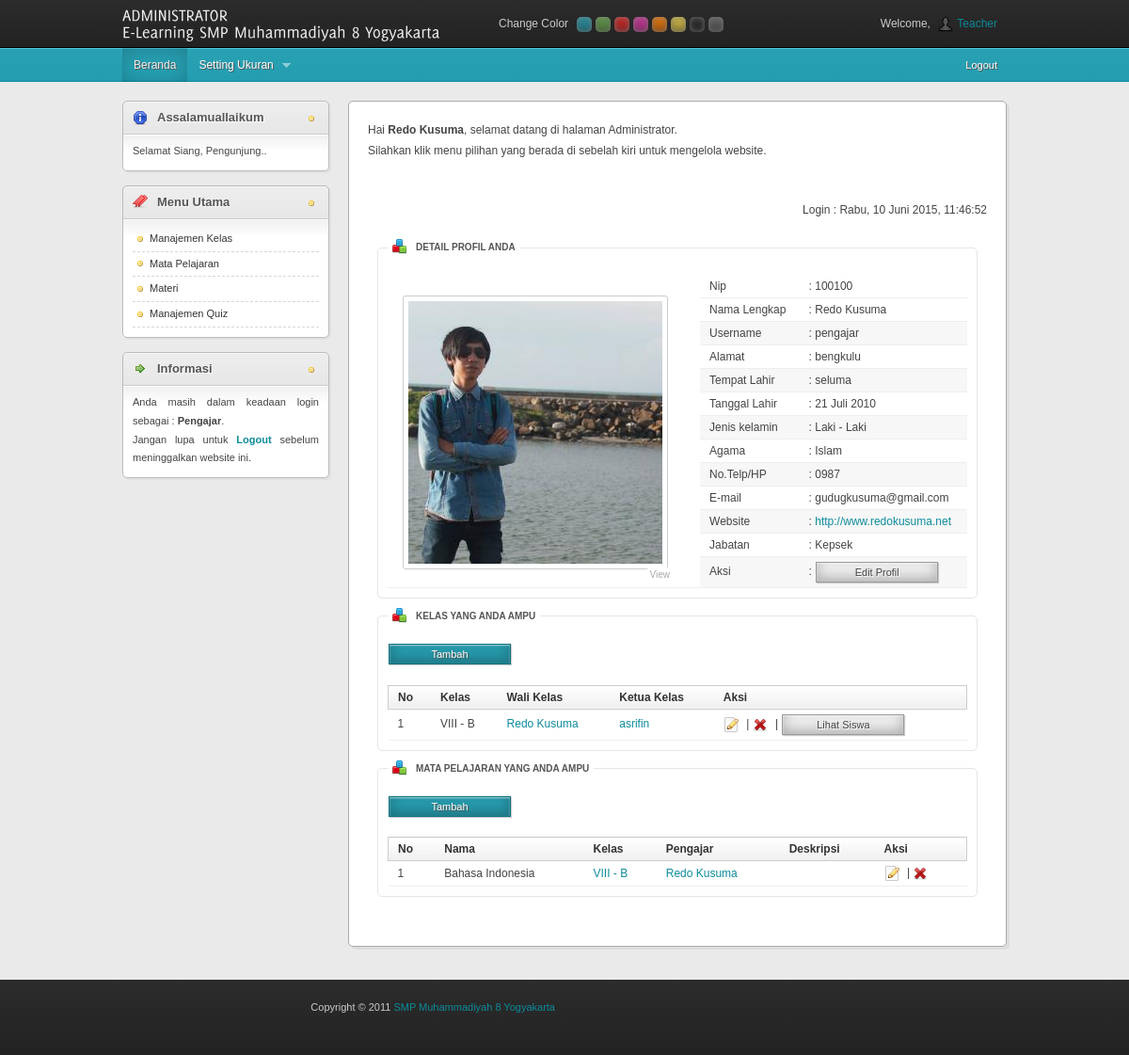
The page /administrator/media_admin.php?module=home (signed in) on the database its author committed.
### tables this page shows
CREATE TABLE `pengajar` (
  `id_pengajar` int(9) NOT NULL AUTO_INCREMENT,
  `nip` char(12) NOT NULL,
  `nama_lengkap` varchar(100) NOT NULL,
  `username_login` varchar(100) NOT NULL,
  `password_login` varchar(100) NOT NULL,
  `level` varchar(50) NOT NULL DEFAULT 'pengajar',
  `alamat` text NOT NULL,
  `tempat_lahir` varchar(100) NOT NULL,
  `tgl_lahir` date NOT NULL,
  `jenis_kelamin` enum('L','P') NOT NULL,
  `agama` varchar(20) NOT NULL,
  `no_telp` varchar(20) NOT NULL,
  `email` varchar(50) DEFAULT NULL,
  `foto` varchar(100) NOT NULL,
  `website` varchar(100) DEFAULT NULL,
  `jabatan` varchar(200) NOT NULL,
  `blokir` enum('Y','N') NOT NULL DEFAULT 'N',
  `id_session` varchar(100) NOT NULL,
  PRIMARY KEY (`id_pengajar`)
);

CREATE TABLE `kelas` (
  `id` int(5) NOT NULL AUTO_INCREMENT,
  `id_kelas` varchar(5) NOT NULL,
  `nama` varchar(100) NOT NULL,
  `id_pengajar` int(9) NOT NULL,
  `id_siswa` int(9) NOT NULL,
  PRIMARY KEY (`id`)
);

CREATE TABLE `siswa` (
  `id_siswa` int(9) NOT NULL AUTO_INCREMENT,
  `nis` varchar(50) NOT NULL,
  `nama_lengkap` varchar(100) NOT NULL,
  `username_login` varchar(50) NOT NULL,
  `password_login` varchar(50) NOT NULL,
  `id_kelas` varchar(5) NOT NULL,
  `jabatan` varchar(200) NOT NULL,
  `alamat` varchar(150) NOT NULL,
  `tempat_lahir` varchar(100) NOT NULL,
  `tgl_lahir` date NOT NULL,
  `jenis_kelamin` enum('L','P') NOT NULL,
  `agama` varchar(20) NOT NULL,
  `nama_ayah` varchar(100) NOT NULL,
  `nama_ibu` varchar(100) NOT NULL,
  `th_masuk` varchar(4) NOT NULL,
  `email` varchar(50) NOT NULL,
  `no_telp` varchar(20) NOT NULL,
  `foto` varchar(150) NOT NULL,
  `blokir` enum('Y','N') NOT NULL,
  `id_session` varchar(100) NOT NULL,
  `id_session_soal` varchar(100) NOT NULL,
  `level` varchar(20) NOT NULL DEFAULT 'siswa',
  PRIMARY KEY (`id_siswa`)
);

CREATE TABLE `mata_pelajaran` (
  `id` int(5) NOT NULL AUTO_INCREMENT,
  `id_matapelajaran` varchar(10) NOT NULL,
  `nama` varchar(100) NOT NULL,
  `id_kelas` varchar(5) NOT NULL,
  `id_pengajar` int(9) NOT NULL,
  `deskripsi` text NOT NULL,
  PRIMARY KEY (`id`),
  KEY `id_kelas` (`id_kelas`)
);

CREATE TABLE `modul` (
  `id_modul` int(5) NOT NULL AUTO_INCREMENT,
  `nama_modul` varchar(50) NOT NULL,
  `link` varchar(100) NOT NULL,
  `static_content` text NOT NULL,
  `gambar` varchar(100) NOT NULL,
  `publish` enum('Y','N') NOT NULL DEFAULT 'Y',
  `status` enum('pengajar','admin') NOT NULL,
  `aktif` enum('Y','N') NOT NULL DEFAULT 'Y',
  `urutan` int(5) NOT NULL,
  `link_seo` varchar(50) NOT NULL,
  PRIMARY KEY (`id_modul`)
);

### configurasi/library.php (called while the page is built, shortened)
<?php
$seminggu = array("Minggu","Senin","Selasa","Rabu","Kamis","Jumat","Sabtu");
$hari = date("w");
$hari_ini = $seminggu[$hari];
?>

### configurasi/fungsi_indotgl.php (called while the page is built, shortened)
<?php
	function tgl_indo($tgl){
			$tanggal = substr($tgl,8,2);
			$bulan = getBulan(substr($tgl,5,2));
			$tahun = substr($tgl,0,4);
			return $tanggal.' '.$bulan.' '.$tahun;
	}
	function getBulan($bln){
				switch ($bln){
					case 7:
						return "Juli";
						break;
				}
			}
?>

### administrator/content_admin.php (the view, shortened to what this page needs)
<?php
include "../configurasi/library.php";
include "../configurasi/fungsi_indotgl.php";
$aksi_kelas="modul/mod_kelas/aksi_kelas.php";
$aksi_mapel="modul/mod_matapelajaran/aksi_matapelajaran.php";
if ($_GET['module']=='home'){
  if ($_SESSION['leveluser']=='admin'){
  echo "<p>Hai <b>$_SESSION[namalengkap]</b>, Selamat datang di halaman Administrator E-learning SMK 1 Krian.<br>
          Silahkan klik menu pilihan yang berada di sebelah kiri untuk mengelola website.</p>";
          ?>
         <h2>Quick Links</h2>
				<section class="icons">
					<ul>
						<li>
							<a href="?module=home">
								<img src="images/eleganticons/Home.png" />
								<span>Home</span>
							</a>
						</li>
						<li>
							<a href="?module=admin">
								<img src="images/eleganticons/Person-group.png" />
								<span>Administrator</span>
							</a>
						</li>
						<li>
							<a href="?module=admin&act=pengajar">
								<img src="images/eleganticons/Person-group.png" />
								<span>Pengajar</span>
							</a>
						</li>
						<li>
							<a href="?module=siswa">
								<img src="images/eleganticons/Person-group.png" />
								<span>Siswa</span>
							</a>
						</li>
						<li>
							<a href="?module=modul">
								<img src="images/eleganticons/Config.png" />
								<span>Module</span>
							</a>
						</li>
						<li>
							<a href="?module=kelas">
								<img src="images/eleganticons/Info.png" />
								<span>Kelas</span>
							</a>
						</li>
						<li>
							<a href="?module=matapelajaran">
								<img src="images/eleganticons/Info.png" />
								<span>Mata Pelajaran</span>
							</a>
						</li>
						<li>
							<a href="?module=materi">
								<img src="images/eleganticons/folder.png" />
								<span>Materi</span>
							</a>
						</li>
						<li>
							<a href="?module=quiz">
								<img src="images/eleganticons/info.png" />
								<span>Quiz</span>
							</a>
						</li>
						<li>
							<a href="logout.php">
								<img src="images/eleganticons/X.png" />
								<span>Logout</span>
							</a>
						</li>
					</ul>
                                </section>
  <?php
  echo "<p align=right>Login : $hari_ini,
  <span id='date'></span>, <span id='clock'></span></p>";
  }
  elseif ($_SESSION['leveluser']=='pengajar'){
  echo "<p>Hai <b>$_SESSION[namalengkap]</b>,  selamat datang di halaman Administrator.<br>
          Silahkan klik menu pilihan yang berada di sebelah kiri untuk mengelola website.</p><br>";
          echo "<p align=right>Login : $hari_ini,
                <span id='date'></span>, <span id='clock'></span></p>";
          $detail_pengajar=mysql_query("SELECT * FROM pengajar WHERE id_pengajar='$_SESSION[idpengajar]'");
          $p=mysql_fetch_array($detail_pengajar);
          $tgl_lahir   = tgl_indo($p[tgl_lahir]);
          echo "<form><fieldset>
              <legend>Detail Profil Anda</legend>
              <dl class='inline'>
          <table id='table1' class='gtable sortable'>
          <tr><td rowspan='14'>";if ($p[foto]!=''){
              echo "<ul class='photos sortable'>
                    <li>
                    <img src='../foto_pengajar/medium_$p[foto]'>
                    <div class='links'>
                    <a href='../foto_pengajar/medium_$p[foto]' rel='facebox'>View</a>
                    <div>
                    </li>
                    </ul>";
          }echo "</td><td>Nip</td>  <td> : $p[nip]</td><tr>
          <tr><td>Nama Lengkap</td> <td> : $p[nama_lengkap]</td></tr>
          <tr><td>Username</td>     <td> : $p[username_login]</td></tr>
          <tr><td>Alamat</td>       <td> : $p[alamat]</td></tr>
          <tr><td>Tempat Lahir</td> <td> : $p[tempat_lahir]</td></tr>
          <tr><td>Tanggal Lahir</td><td> : $tgl_lahir</td></tr>";
          if ($p[jenis_kelamin]=='P'){
           echo "<tr><td>Jenis Kelamin</td>     <td>  : Perempuan</td></tr>";
            }
            else{
           echo "<tr><td>Jenis kelamin</td>     <td> :  Laki - Laki </td></tr>";
            }echo"
          <tr><td>Agama</td>        <td> : $p[agama]</td></tr>
          <tr><td>No.Telp/HP</td>   <td> : $p[no_telp]</td></tr>
          <tr><td>E-mail</td>       <td> : $p[email]</td></tr>
          <tr><td>Website</td>      <td> : <a href=http://$p[website] target=_blank>$p[website]</a></td></tr>
          <tr><td>Jabatan</td>      <td> : $p[jabatan]</td></tr>
          <tr><td>Aksi</td>         <td> : <input class='button small white' type=button value='Edit Profil' onclick=\"window.location.href='?module=admin&act=editpengajar';\"></td></tr>
          </table></dl></fieldset></form>";
         echo"<form><fieldset>
              <legend>Kelas Yang anda ampu</legend>
              <dl class='inline'>
              <input class='button small blue' type=button value='Tambah' onclick=\"window.location.href='?module=kelas&act=tambahkelas';\">";
         $tampil_kelas = mysql_query("SELECT * FROM kelas WHERE id_pengajar = '$_SESSION[idpengajar]'");
         $ketemu=mysql_num_rows($tampil_kelas);
         if (!empty($ketemu)){
                echo "<br><br><table id='table1' class='gtable sortable'><thead>
                <tr><th>No</th><th>Kelas</th><th>Wali Kelas</th><th>Ketua Kelas</th><th>Aksi</th></tr></thead>";
                $no=1;
                while ($r=mysql_fetch_array($tampil_kelas)){
                    echo "<tr><td>$no</td>
                    <td>$r[nama]</td>";
                    $pengajar = mysql_query("SELECT * FROM pengajar WHERE id_pengajar = '$_SESSION[idpengajar]'");
                    $ada_pengajar = mysql_num_rows($pengajar);
                    if(!empty($ada_pengajar)){
                    while($p=mysql_fetch_array($pengajar)){
                            echo "<td><a href=?module=admin&act=detailpengajar&id=$r[id_pengajar] title='Detail Wali Kelas'>$p[nama_lengkap]</a></td>";
                    }
                    }else{
                            echo "<td></td>";
                    }
                    $siswa = mysql_query("SELECT * FROM siswa WHERE id_siswa = '$r[id_siswa]'");
                    $ada_siswa = mysql_num_rows($siswa);
                    if(!empty($ada_siswa)){
                    while ($s=mysql_fetch_array($siswa)){
                            echo"<td><a href=?module=siswa&act=detailsiswa&id=$s[id_siswa] title='Detail Siswa'>$s[nama_lengkap]</td>";
                     }
                    }else{
                            echo"<td></td>";
                    }
                    echo "<td><a href='?module=kelas&act=editkelas&id=$r[id]' title='Edit'><img src='images/icons/edit.png' alt='Edit' /></a> |
                    <a href=javascript:confirmdelete('$aksi_kelas?module=kelas&act=hapuswalikelas&id=$r[id]') title='Hapus'><img src='images/icons/cross.png' alt='Delete' /></a> |
                    <input class='button small white' type=button value='Lihat Siswa' onclick=\"window.location.href='?module=siswa&act=lihatmurid&id=$r[id_kelas]';\">
                    ";
                $no++;
                }
                echo "</table></dl></fieldset></form>";
                }else{
                    echo"<br><br>Tidak ada kelas yang anda ampu";
                }
   echo"<form><fieldset>
              <legend>mata pelajaran yang anda ampu</legend>
              <dl class='inline'>
   <input type=button class='button small blue' value='Tambah' onclick=\"window.location.href='?module=matapelajaran&act=tambahmatapelajaran';\">";
  $tampil_pelajaran = mysql_query("SELECT * FROM mata_pelajaran WHERE id_pengajar = '$_SESSION[idpengajar]'");
  $cek_mapel = mysql_num_rows($tampil_pelajaran);
  if (!empty($cek_mapel)){
    echo "<br><br><table id='table1' class='gtable sortable'><thead>
          <tr><th>No</th><th>Nama</th><th>Kelas</th><th>Pengajar</th><th>Deskripsi</th><th>Aksi</th></tr></thead>";
    $no=1;
    while ($r=mysql_fetch_array($tampil_pelajaran)){
       echo "<tr><td>$no</td>
             <td>$r[nama]</td>";
             $kelas = mysql_query("SELECT * FROM kelas WHERE id_kelas = '$r[id_kelas]'");
             $cek = mysql_num_rows($kelas);
             if(!empty($cek)){
             while($k=mysql_fetch_array($kelas)){
                 echo "<td><a href=?module=kelas&act=detailkelas&id=$r[id_kelas] title='Detail Kelas'>$k[nama]</td>";
             }
             }else{
                 echo"<td></td>";
             }
             $pengajar = mysql_query("SELECT * FROM pengajar WHERE id_pengajar = '$r[id_pengajar]'");
             $cek_pengajar = mysql_num_rows($pengajar);
             if(!empty($cek_pengajar)){
             while($p=mysql_fetch_array($pengajar)){
             echo "<td><a href=?module=admin&act=detailpengajar&id=$r[id_pengajar] title='Detail Pengajar'>$p[nama_lengkap]</a></td>";
             }
             }else{
                 echo"<td></td>";
             }
             echo "<td>$r[deskripsi]</td>
             <td><a href='?module=matapelajaran&act=editmatapelajaran&id=$r[id]' title='Edit'><img src='images/icons/edit.png' alt='Edit' /></a> |
             <a href=javascript:confirmdelete('$aksi_mapel?module=matapelajaran&act=hapus_mapel_pengajar&id=$r[id]') title='Hapus'><img src='images/icons/cross.png' alt='Delete' /></a>";
      $no++;
    }
    echo "</table></dl></fieldset></form>";
  }else{
      echo"<br><br>Tidak Ada Mata Pelajaran Yang Di Ampu";
  }
		echo"
                <p>&nbsp;</p>";
        }
}
elseif ($_GET['module']=='modul'){
  if ($_SESSION['leveluser']=='admin'){
    include "modul/mod_modul/modul.php";
  }
}
elseif ($_GET['module']=='admin'){
  if ($_SESSION['leveluser']=='admin'){
    include "modul/mod_admin/admin.php";
  }else{
      include "modul/mod_admin/admin.php";
  }
}
elseif ($_GET['module']=='detailpengajar'){
  if ($_SESSION['leveluser']=='admin'){
    include "modul/mod_admin/admin.php";
  }else{
      include "modul/mod_admin/admin.php";
  }
}
elseif ($_GET['module']=='siswa'){
  if ($_SESSION['leveluser']=='admin'){
    include "modul/mod_siswa/siswa.php";
  }else{
      include "modul/mod_siswa/siswa.php";
  }
}
elseif ($_GET['module']=='daftarsiswa'){
  if ($_SESSION['leveluser']=='admin'){
    include "modul/mod_siswa/siswa.php";
  }else{
      include "modul/mod_siswa/siswa.php";
  }
}
elseif ($_GET['module']=='detailsiswa'){
  if ($_SESSION['leveluser']=='admin'){
    include "modul/mod_siswa/siswa.php";
  }else{
      include "modul/mod_siswa/siswa.php";
  }
}
elseif ($_GET['module']=='detailsiswapengajar'){
  if ($_SESSION['leveluser']=='admin'){
    include "modul/mod_siswa/siswa.php";
  }else{
      include "modul/mod_siswa/siswa.php";
  }
}
elseif ($_GET['module']=='materi'){
  if ($_SESSION['leveluser']=='admin'){
    include "modul/mod_materi/materi.php";
  }else{
      include "modul/mod_materi/materi.php";
  }
}
elseif ($_GET['module']=='quiz'){
  if ($_SESSION['leveluser']=='admin'){
    include "modul/mod_quiz/quiz.php";
  }else{
      include "modul/mod_quiz/quiz.php";
  }
}
elseif ($_GET['module']=='buatquiz'){
  if ($_SESSION['leveluser']=='admin'){
    include "modul/mod_quiz/quiz.php";
  }else{
      include "modul/mod_quiz/quiz.php";
  }
}
elseif ($_GET['module']=='buatquizesay'){
  if ($_SESSION['leveluser']=='admin'){
    include "modul/mod_quiz/quiz.php";
  }else{
      include "modul/mod_quiz/quiz.php";
  }
}
elseif ($_GET['module']=='buatquizpilganda'){
  if ($_SESSION['leveluser']=='admin'){
    include "modul/mod_quiz/quiz.php";
  }else{
      include "modul/mod_quiz/quiz.php";
  }
}
elseif ($_GET['module']=='daftarquiz'){
  if ($_SESSION['leveluser']=='admin'){
    include "modul/mod_quiz/quiz.php";
  }else{
      include "modul/mod_quiz/quiz.php";
  }
}
elseif ($_GET['module']=='daftarquizesay'){
  if ($_SESSION['leveluser']=='admin'){
    include "modul/mod_quiz/quiz.php";
  }else{
      include "modul/mod_quiz/quiz.php";
  }
}
elseif ($_GET['module']=='daftarquizpilganda'){
  if ($_SESSION['leveluser']=='admin'){
    include "modul/mod_quiz/quiz.php";
  }else{
      include "modul/mod_quiz/quiz.php";
  }
}
elseif ($_GET['module']=='templates'){
  if ($_SESSION['leveluser']=='admin'){
    include "modul/mod_templates/templates.php";
  }
}
elseif ($_GET['module']=='registrasi'){
  if ($_SESSION['leveluser']=='admin'){
    include "modul/mod_registrasi/registrasi.php";
  }
}
?>

### administrator/menu.php (shortened to what this page needs)
<?php
if ($_SESSION['leveluser']=='admin'){
  $sql=mysql_query("select * from modul where aktif='Y' order by urutan");
  while ($m=mysql_fetch_array($sql)){
    echo "<li class='garisbawah'><a href='$m[link]'>$m[nama_modul]</a></li>";
  }
}
elseif ($_SESSION['leveluser']=='pengajar'){
  $sql=mysql_query("select * from modul where status='pengajar' and aktif='Y' order by urutan");
  while ($m=mysql_fetch_array($sql)){
    echo "<li class='garisbawah'><a href='$m[link]'>$m[nama_modul]</a></li>";
  }
}
?>

### rows shown on the page
pengajar: foto (picture), nip "100100", nama_lengkap "Redo Kusuma", username_login "pengajar", alamat "bengkulu", tempat_lahir "seluma", tgl_lahir "21 Juli 2010", agama "Islam", no_telp "0987", email "gudugkusuma@gmail.com", website "http://www.redokusuma.net", jabatan "Kepsek"
kelas: nama "VIII - B"
siswa: nama_lengkap "asrifin"
mata_pelajaran: nama "Bahasa Indonesia"
modul: nama_modul "Manajemen Kelas"
modul: nama_modul "Mata Pelajaran"
modul: nama_modul "Materi"
modul: nama_modul "Manajemen Quiz"

### other values the page prints
$_SESSION[namalengkap] "Redo Kusuma"
$hari_ini "Rabu"
